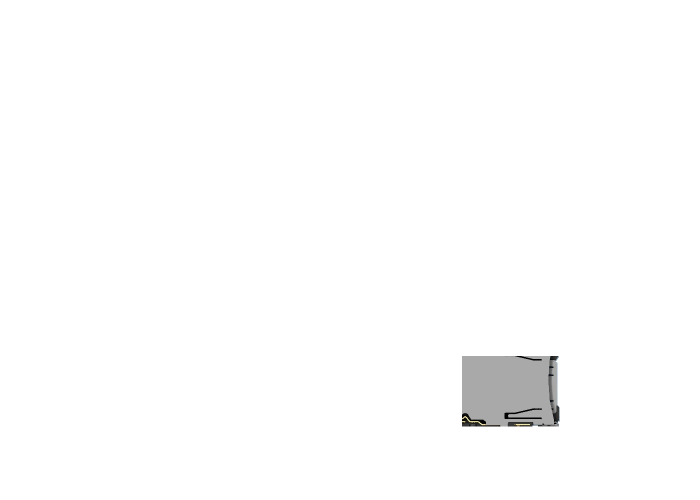
#> input picture assets/images/interactive/skylabs/explode/skylabs-ground-j3-explode.webp, 1400 x 1000 px, given in place of P2_assembled_iso.png, which was not available (shown at 1/2 size)
$ python build.py --source-root ../../assets/images/interactive/skylabs/explode
#> lines starting #> are read from the running program, lines starting #| are printed output that depends on the picture; pictures that were not available may be replaced by others from this repository, and a replacement may not be noted
"""Publish Kiku-owned CAD renders and exact P2 print geometry for the website.

Requires Python 3, Pillow, numpy and trimesh. Run from any directory:
  python scripts/kiku-assets/build.py --source-root "D:/.../Walkman - Blobject"

This deliberately reads an allowlist, never a recursive copy of reference CAD.
"""
from __future__ import annotations

import argparse
import hashlib
import json
from pathlib import Path

import numpy as np
from PIL import Image
import trimesh


SITE = Path(__file__).resolve().parents[2]
IMAGES = SITE / "assets/images/kiku"
MODELS = SITE / "assets/models/kiku"

# top=110 removes the existing title band, without repainting or synthesising
# pixels. Full labelled diagrams retain all qualification notes and legends.
IMAGE_SPECS = [
    ("hero", "Mechanical/review/P2_assembled_iso.png", 110, 1600,
     "CAD rendering of the Mame P2 enclosure with ivory front, green rear, orange key and upward antenna envelope."),
    ("desk", "Mechanical/review/P2_on_desk.png", 110, 1600,
     "Mame P2 CAD assembly supported by the deployed stand; desk angle is a geometric calculation, not a measured stability result."),
    ("exploded", "Mechanical/review/P2_exploded.png", 110, 1800,
     "P2 CAD exploded assembly, showing the project-designed enclosure and simplified hardware reference envelopes."),
    ("stand", "Mechanical/review/P2_stand_open.png", 110, 1600,
     "Rear view of P2 with its open U-frame stand and unobstructed speaker grille."),
    ("stand-side", "Mechanical/review/P2_stand_side.png", 110, 1600,
     "P2 side elevation showing the deployed 45-degree stand and external hinge mounts."),
    ("display-section", "Mechanical/review/P2_section_display.png", 0, 1900,
     "Section of the P2 display cradle and flex-route study; actual contact engagement remains unverified."),
    ("battery-section", "Mechanical/review/P2_section_battery.png", 0, 1900,
     "P2 battery section showing the 45mm clear pocket, removable guard and nominal reference cell."),
    ("display-assembly", "Mechanical/review/P2_screen_assembly_guide.png", 0, 1800,
     "Project-authored P2 display assembly guide with the broad flex-tail U-fold and outstanding fit checks."),
    ("display-connection", "Mechanical/review/P2_display_connection.png", 110, 1600,
     "Transparent P2 housing view showing display support and the unverified orange flex route."),
    ("battery-cable", "Mechanical/review/P2_battery_and_cable.png", 110, 1600,
     "P2 rear-shell CAD view with the enlarged battery pocket, removable guard and routed antenna coax envelope."),
    ("concepts", "Mechanical/concepts/three_concepts.png", 0, 1900,
     "Mame, Nagare and Mini exterior studies using the same PCB and control datums; these are form studies rather than three completed mechanisms."),
]

# Colors reproduce Mechanical/scripts/render_p2.py. The presentation explosion
# is separate metadata: vertices stay in the shared, original assembly frame.
PARTS = [
    ("front_shell", "Front shell", "Ivory front housing and bezel", "#d9debf", [0, 0, 47]),
    ("rear_shell", "Rear shell", "Rear housing, antenna recess and speaker grille", "#4a6357", [0, 0, -47]),
    ("button_left", "Primary key", "Orange left key", "#f07d33", [-12, 0, 62]),
    ("button_right", "Secondary key", "Tonal right key", "#ccd1a6", [12, 0, 62]),
    ("encoder_knob", "Encoder knob", "Rotary control with D socket and grub-screw retention", "#335240", [0, -8, 76]),
    ("display_carrier", "Display cradle", "Removable three-sided display support", "#bdc9ab", [0, 0, 26]),
    ("battery_guard", "Battery guard", "Removable guard with open coax guides", "#a1b394", [0, 0, -12]),
    ("speaker_retainer", "Speaker retainer", "Removable ring retaining the speaker rim", "#969e94", [0, -8, -25]),
    ("stand_frame", "Folding stand", "U-frame in its actual folded assembly position", "#385747", [0, 0, -72]),
]


def sha(path: Path) -> str:
    return hashlib.sha256(path.read_bytes()).hexdigest()


def site_path(path: Path) -> str:
    return "/" + path.relative_to(SITE).as_posix()


def prepare_images(source: Path) -> list[dict]:
    IMAGES.mkdir(parents=True, exist_ok=True)
    entries = []
    for name, relative, top, maximum, alt in IMAGE_SPECS:
        original = source / relative
        with Image.open(original) as opened:
#> opened is the input picture: PIL image 1400x1000 RGBA; mean R, G, B, A 3, 3, 3, 4.9
            im = opened.convert("RGB")
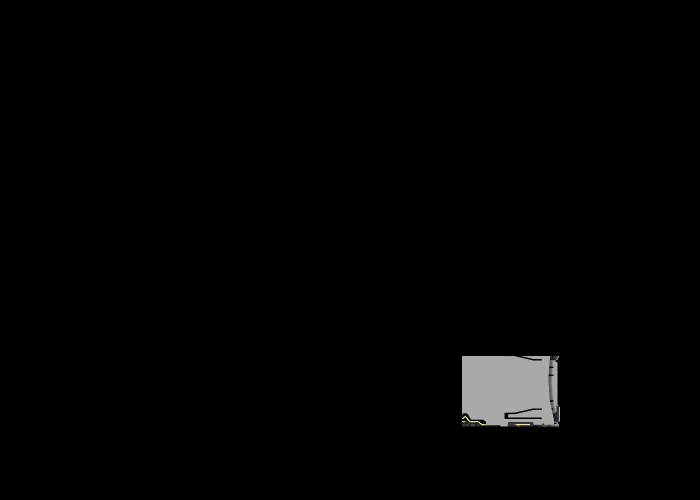
#> im: PIL image 1400x1000 RGB (shown at 1/2 size); mean R, G, B 3, 3, 3
        original_size = list(im.size)
#> original_size = [1400, 1000]
        crop = [0, top, im.width, im.height]
#> crop = [0, 110, 1400, 1000]
        im = im.crop(crop)
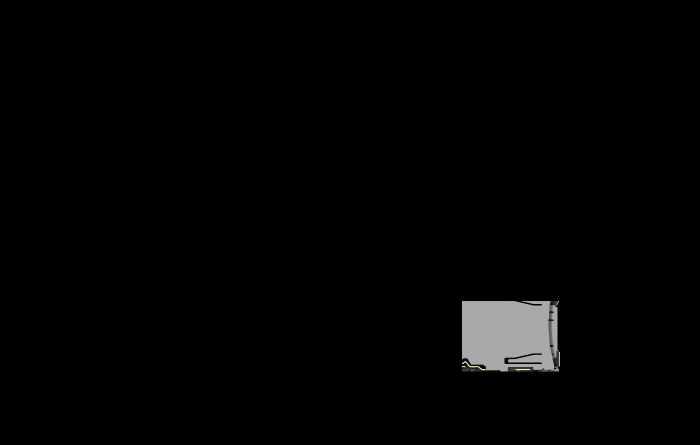
#> im: PIL image 1400x890 RGB (shown at 1/2 size); mean R, G, B 3.4, 3.4, 3.4
        im.thumbnail((maximum, maximum), Image.Resampling.LANCZOS)
        output = IMAGES / f"{name}.webp"
        im.save(output, "WEBP", quality=88, method=6)
        variants = []
        if name in ("hero", "desk", "exploded", "stand"):
            small = im.copy()
            small.thumbnail((800, 800), Image.Resampling.LANCZOS)
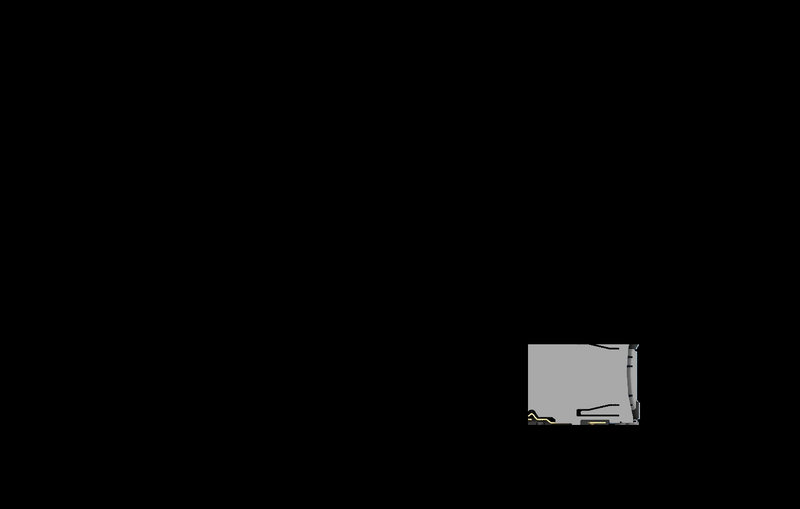
#> small: PIL image 800x509 RGB; mean R, G, B 3.4, 3.4, 3.4
            variant = IMAGES / f"{name}-800.webp"
            small.save(variant, "WEBP", quality=86, method=6)
            variants.append({"path": site_path(variant), "width": small.width,
#> (the run stopped early here; a loop or call above may not have finished)
